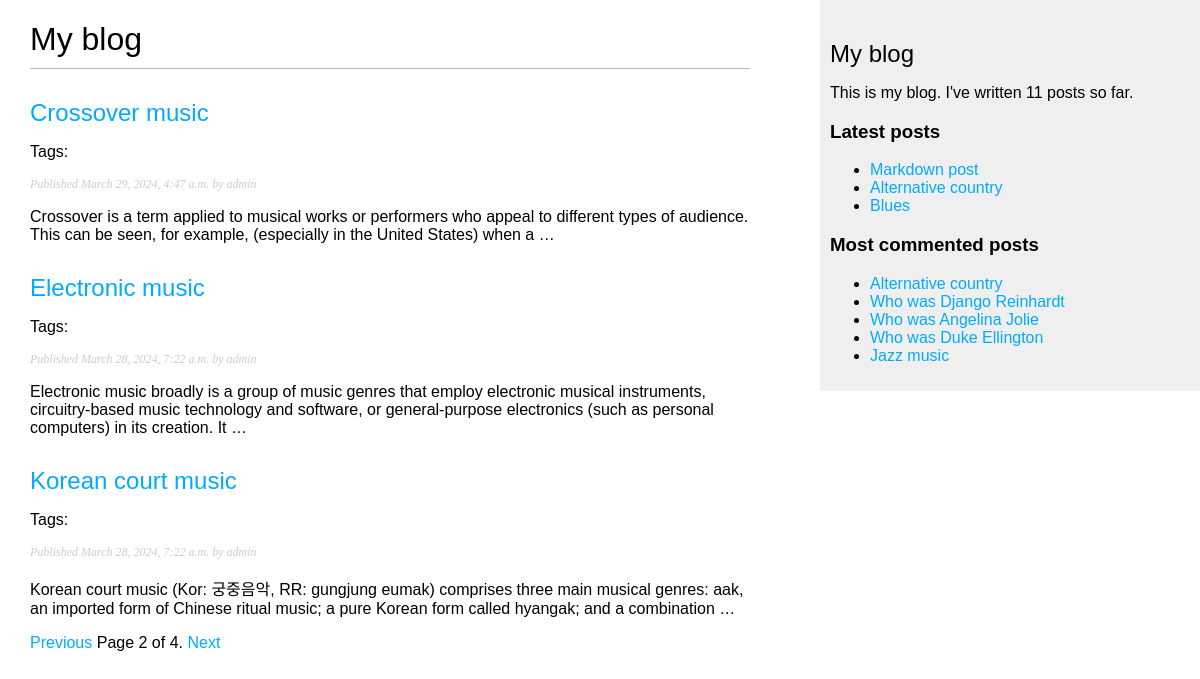
Screenshot of /blog/?page=2 with the database file from the repository.
### blog/models.py (models this page shows, shortened)
class Post(models.Model):
    class Status(models.TextChoices):
        DRAFT = 'DF', 'Draft'
        PUBLISHED = 'PB', 'Published'
    title = models.CharField(max_length=250)
    slug = models.SlugField(max_length=250, unique_for_date='publish')
    author = models.ForeignKey(User, on_delete=models.CASCADE, related_name='blog_posts')
    body = models.TextField()
    publish = models.DateTimeField(default=timezone.now)
    created = models.DateTimeField(auto_now_add=True)
    updated = models.DateTimeField(auto_now=True)
    status = models.CharField(max_length=2, choices=Status.choices, default=Status.DRAFT)
    objects = models.Manager()
    published = PublishedManager()
    tags = TaggableManager()
    class Meta:
        ordering = ['-publish']
        indexes = [
            models.Index(fields=['-publish']),
        ]
    def get_absolute_url(self):
        return reverse(viewname='blog:post_detail',
                       args=[
                           self.publish.year,
                           self.publish.month,
                           self.publish.day,
                           self.slug
                       ])

### blog/views.py (the view)
# urls.py: path('', views.post_list, name='post_list'),
def post_list(request, tag_slug=None):
    post_list = Post.published.all()
    tag = None
    if tag_slug:
        tag = get_object_or_404(Tag, slug=tag_slug)
        post_list = post_list.filter(tags__in=[tag])
    paginator = Paginator(post_list, per_page=3)
    page_number = request.GET.get('page', 1)
    try:
        posts = paginator.page(page_number)
    except PageNotAnInteger:
        posts = paginator.page(1)
    except EmptyPage:
        posts = paginator.page(paginator.num_pages)
    context = {
        'posts': posts,
        'tag': tag
    }
    return render(
        request=request,
        template_name='blog/post/list.html',
        context=context
    )

### blog/models.py (called while the page is built)
    def get_queryset(self):
        return super().get_queryset().filter(status=Post.Status.PUBLISHED)

### blog/templatetags/blog_tags.py (called while the page is built)
@register.simple_tag
def total_posts():
    return Post.published.count()

@register.inclusion_tag('blog/post/latest_posts.html')
def show_latest_posts(count=5):
    latest_posts = Post.published.order_by('-publish')[:count]
    return {'latest_posts': latest_posts}

@register.simple_tag
def get_most_commented_posts(count=5):
    return Post.published.annotate(total_comments=Count('comments')).order_by('-total_comments')[:count]

@register.filter(name='markdown')
def markdown_format(text):
    return mark_safe((markdown.markdown(text)))

### blog/templates/blog/post/list.html (shortened to what this page needs)
{% extends 'blog/base.html' %}
{% load blog_tags %}
{% block content %}
<h1>My blog</h1>
{% for post in posts %}
<h2>
    <a href="{{ post.get_absolute_url }}">
        {{ post.title }}
    </a>
</h2>
<p class="tags">
    Tags:
</p>
<p class="date">
    Published {{ post.publish }} by {{ post.author }}
</p>
{{ post.body|markdown|truncatewords_html:30 }}
{% endfor %}
{% include 'inclutions/paginator.html' with page=posts %}
{% endblock %}

### blog/templates/blog/base.html (shortened to what this page needs)
{% load blog_tags %}
{% load static %}
<!DOCTYPE html>
<html lang="en">
<head>
    <link rel="stylesheet" href="{% static 'css/blog.css' %}">
</head>
<body>
    <div id="content">
        {% block content %}{% endblock %}
    </div>
    <div id="sidebar">
        <h2>My blog</h2>
        <p>
            This is my blog.
            I've written {% total_posts %} posts so far.
        </p>
        <h3>Latest posts</h3>
        {% show_latest_posts 3 %}
        <h3>Most commented posts</h3>
        {% get_most_commented_posts as most_commented_posts %}
        <ul>
            {% for post in most_commented_posts %}
            <li>
                <a href="{{ post.get_absolute_url }}">{{ post.title }}</a>
            </li>
            {% endfor %}
        </ul>
    </div>
</body>
</html>

### blog/templates/blog/post/latest_posts.html
<ul>
    {% for post in latest_posts %}
    <li>
        <a href="{{ post.get_absolute_url }}">{{ post.title }}</a>
    </li>
    {% endfor %}
</ul>

### blog/static/css/blog.css (style rules this page uses)
body { margin:0; padding:0; font-family:helvetica, sans-serif; }
a { color:#00abff; text-decoration:none; }
h1 { font-weight:normal; border-bottom:1px solid #bbb; padding:0 0 10px 0; }
h2 { font-weight:normal; margin:30px 0 0; }
#content { float:left; width:60%; padding:0 0 0 30px; }
#sidebar { float:right; width:30%; padding:10px; background:#efefef; height:100%; }
p.date { color:#ccc; font-family: georgia, serif; font-size: 12px; font-style: italic; }

### rows the page displays
Post: title "Crossover music", publish "March 29, 2024, 4:47 a.m.", author "admin", body "Crossover is a term applied to musical works or performers who appeal to different types of audience. This can be seen, for example, (especially in the United States) when a …"
Post: title "Electronic music", publish "March 28, 2024, 7:22 a.m.", author "admin", body "Electronic music broadly is a group of music genres that employ electronic musical instruments, circuitry-based music technology and software, or general-purpose electronics (such as personal computers) in its creation. It …"
Post: title "Korean court music", publish "March 28, 2024, 7:22 a.m.", author "admin", body "Korean court music (Kor: 궁중음악, RR: gungjung eumak) comprises three main musical genres: aak, an imported form of Chinese ritual music; a pure Korean form called hyangak; and a combination …"
Post: title "Markdown post"
Post: title "Alternative country"
Post: title "Blues"
Post: title "Who was Django Reinhardt"
Post: title "Who was Angelina Jolie"
Post: title "Who was Duke Ellington"
Post: title "Jazz music"

### other values shown
{{ page.number }} "2"
{{ page.paginator.num_pages }} "4"
